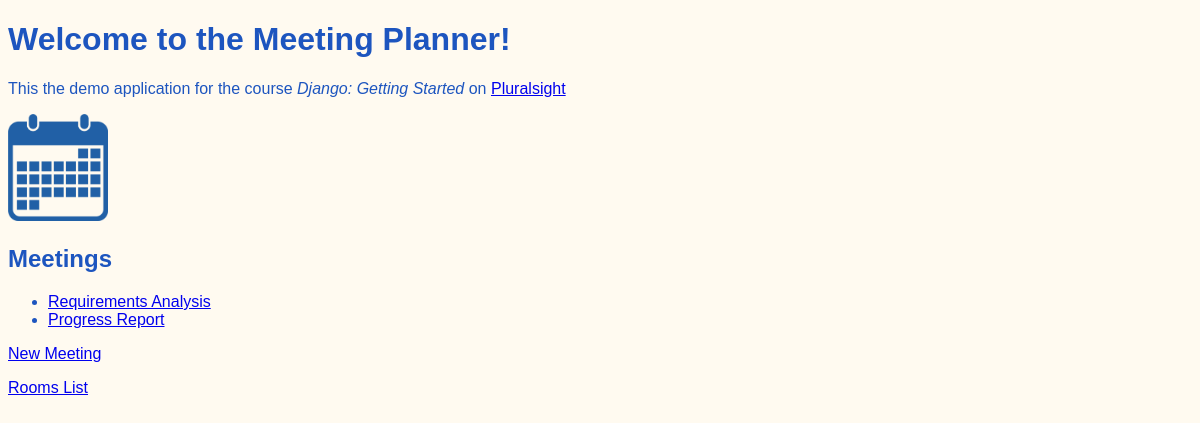
The app's page /, older data.
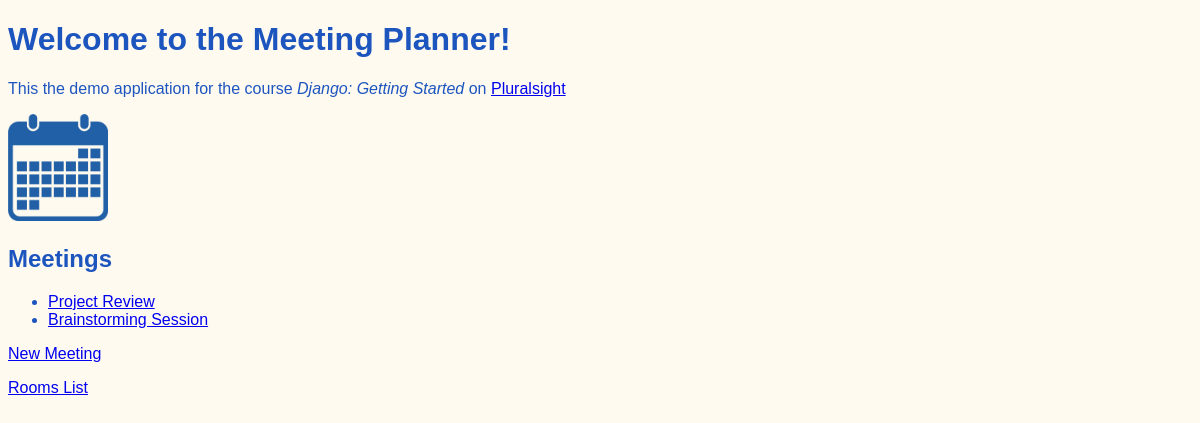
The same page, newer data.
### meetings/models.py (models this page shows, shortened)
class Meeting(models.Model):
    title = models.CharField(max_length=200)
    date = models.DateField()
    start_time = models.TimeField(default=time(9))
    duration = models.IntegerField(default=1)
    room = models.ForeignKey(Room, on_delete=models.CASCADE)

### website/views.py (the view)
# urls.py: path('', welcome, name="welcome"),
def welcome(request):
    return render(request, "website/welcome.html",
        {"meetings": Meeting.objects.all()})

### website/templates/website/welcome.html (shortened to what this page needs)
{% extends "base.html" %}
{% load static %}
{% block content %}
    <h1>Welcome to the Meeting Planner!</h1>
    <p>
        This the demo application for the course
        <em>Django: Getting Started</em>
        on <a href="https://www.pluralsight.com">Pluralsight</a>
    </p>
    <img src="{% static 'website/calendar.png' %}", width="100px">
    <h2>Meetings</h2>
    <ul>
        {% for meeting in meetings %}
        <li>
            <a href="{% url 'detail' meeting.id  %}">
                {{ meeting.title }}
            </a>
        </li>
        {% endfor %}
    </ul>
    <p><a href="{% url 'new' %}">New Meeting</a></p>
    <p><a href="{% url 'rooms' %}">Rooms List</a></p>
{% endblock content %}

### website/templates/base.html (shortened to what this page needs)
{% load static %}
<!DOCTYPE html>
<html>
    <head>
        <link rel="stylesheet" href="{% static 'website/style.css' %}">
    </head>
    <body>
        {% block content %}
        {% endblock content %}
    </body>
</html>

### website/static/website/style.css (style rules this page uses)
body { font-family: sans-serif; color: rgb(29, 85, 191); background-color: floralwhite; }

Row changes from the older to the newer data that the page shows:
changed Meeting: title "Requirements Analysis" → "Project Review"
changed Meeting: title "Progress Report" → "Brainstorming Session"
